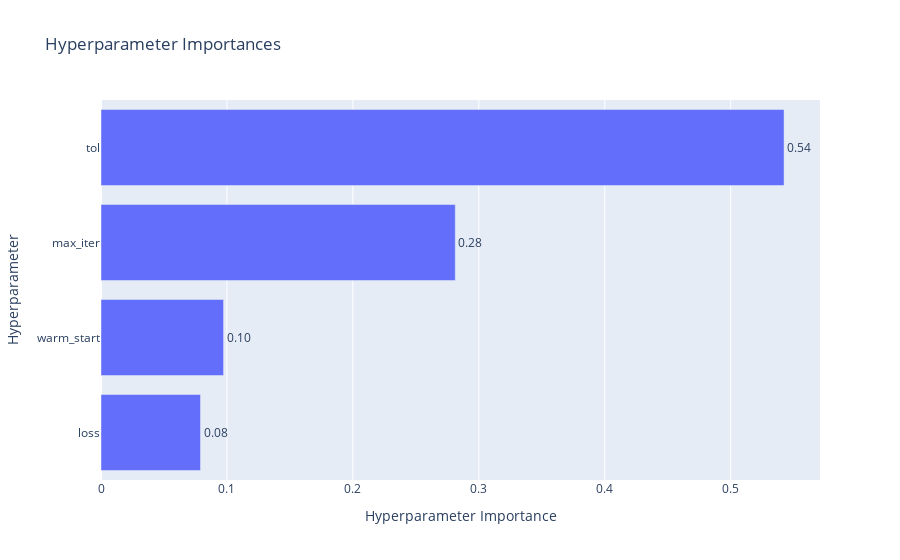

This figure's notebook cell:
### Code cell
plot_param_importances(study_1)

### Figure 1 — Plotly figure (JSON) as saved in the notebook; plotly's stock layout.template omitted (floating-point values rounded to 4 significant figures)
{"data": [{"cliponaxis": false, "hovertemplate": ["loss (CategoricalDistribution): 0.07901261546006084<extra></extra>", "warm_start (CategoricalDistribution): 0.09732275595042851<extra></extra>", "max_iter (IntDistribution): 0.2812914258209877<extra></extra>", "tol (FloatDistribution): 0.542373202768523<extra></extra>"], "name": "Objective Value", "orientation": "h", "text": ["0.08", "0.10", "0.28", "0.54"], "textposition": "outside", "type": "bar", "x": [0.07901, 0.09732, 0.2813, 0.5424], "y": ["loss", "warm_start", "max_iter", "tol"]}], "layout": {"title": {"text": "Hyperparameter Importances"}, "xaxis": {"title": {"text": "Hyperparameter Importance"}}, "yaxis": {"title": {"text": "Hyperparameter"}}}}
